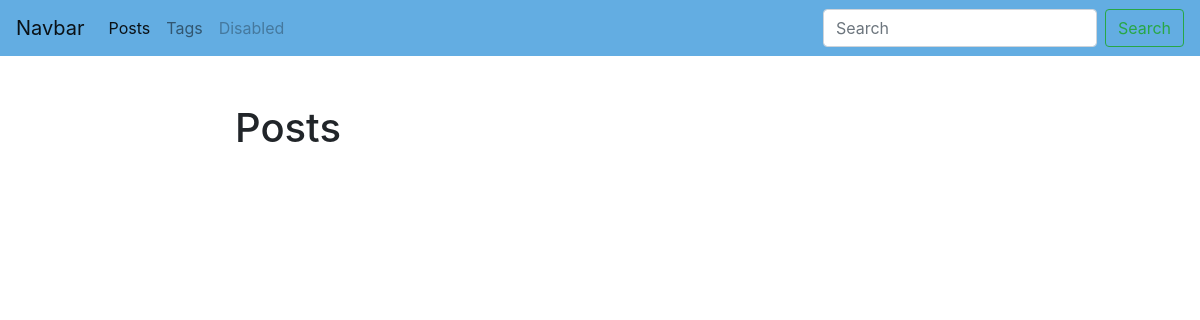
Page /blog/ on the earlier database version.
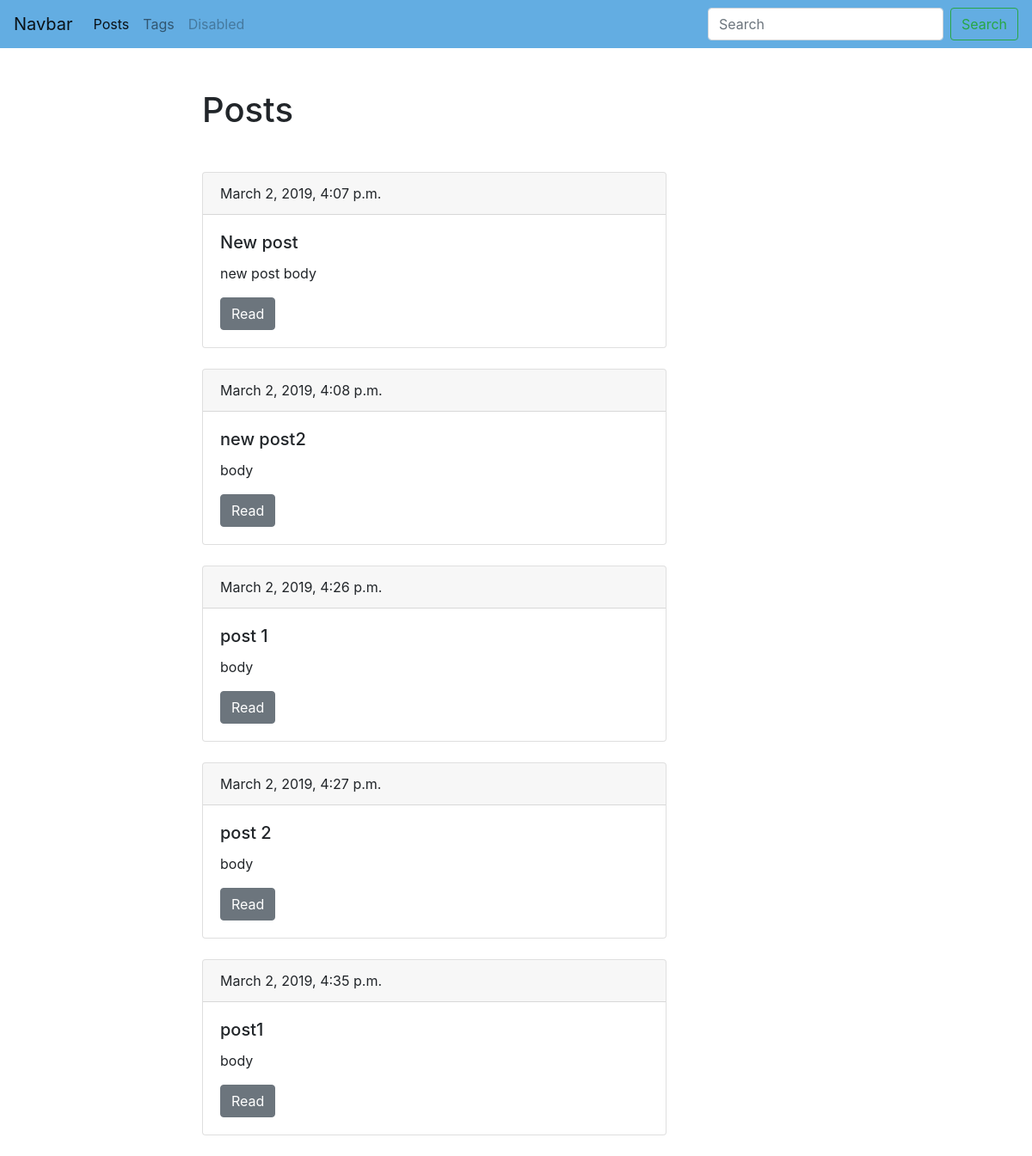
Same page on the later database version.
### blog/models.py (models this page shows, shortened)
class Post(models.Model):
    title = models.CharField(max_length=150, db_index=True)
    slug = models.SlugField(max_length=150, unique=True)
    body = models.TextField(blank=True, db_index=True)
    date_pub = models.DateTimeField(auto_now_add=True)
    tags = models.ManyToManyField('Tag', blank=True, related_name='posts')
    def get_absolute_url(self):
        return reverse('post_detail_url', kwargs={'slug': self.slug})

### blog/views.py (the view)
# urls.py: path('', posts_list, name='post_list_url'),
def posts_list(request):
    posts = Post.objects.all()
    return(render(request, 'blog/index.html', context={'posts': posts}))

### blog/templates/blog/index.html (shortened to what this page needs)
{% extends 'blog/base_blog.html'%}
{% block content %}
  <h1 class="mb-5">Posts</h1>
    {% for post in posts %}
    <div class="card mb-4">
      <div class="card-header">
        {{post.date_pub}}
      </div>
      <div class="card-body">
        <h5 class="card-title">{{post.title}}</h5>
        <p class="card-text">{{post.body | truncatewords:15}}</p>
        <a href="{{ post.get_absolute_url }}" class="btn btn-secondary">Read</a>
      </div>
    </div>
    {% endfor %}
{% endblock %}

### blog/templates/blog/base_blog.html
{% extends 'base.html' %}

### templates/base.html (shortened to what this page needs)
<!DOCTYPE html>
<html lang="en" dir="ltr">
  <head>
    <link rel="stylesheet" href="https://stackpath.bootstrapcdn.com/bootstrap/4.3.1/css/bootstrap.min.css"
>
  </head>
  <body>
    <nav class="navbar navbar-expand-lg navbar-light" style="background-color: #63ade2;">
      <a class="navbar-brand" href="#">Navbar</a>
      <div class="collapse navbar-collapse" id="navbarSupportedContent">
        <ul class="navbar-nav mr-auto">
          <li class="nav-item active">
            <a class="nav-link" href="{% url 'post_list_url' %}">Posts</span></a>
          </li>
          <li class="nav-item">
            <a class="nav-link" href="{% url 'tags_list_url' %}">Tags</a>
          </li>
          <li class="nav-item">
            <a class="nav-link disabled" href="#" tabindex="-1" aria-disabled="true">Disabled</a>
          </li>
        </ul>
        <form class="form-inline my-2 my-lg-0">
          <input class="form-control mr-sm-2" type="search" placeholder="Search" aria-label="Search">
          <button class="btn btn-outline-success my-2 my-sm-0" type="submit">Search</button>
        </form>
      </div>
    </nav>
    <div class="container mt-5" >
      <div class="row">
        <div class="col-6 offset-md-2">
          {% block content %}{% endblock %}
        </div>
      </div>
    </div>
  </body>
</html>

Differences in the rows shown:
added Post: date_pub "March 2, 2019, 4:07 p.m.", title "New post", body "new post body"
added Post: date_pub "March 2, 2019, 4:08 p.m.", title "new post2", body "body"
added Post: date_pub "March 2, 2019, 4:26 p.m.", title "post 1", body "body"
added Post: date_pub "March 2, 2019, 4:27 p.m.", title "post 2", body "body"
added Post: date_pub "March 2, 2019, 4:35 p.m.", title "post1", body "body"
